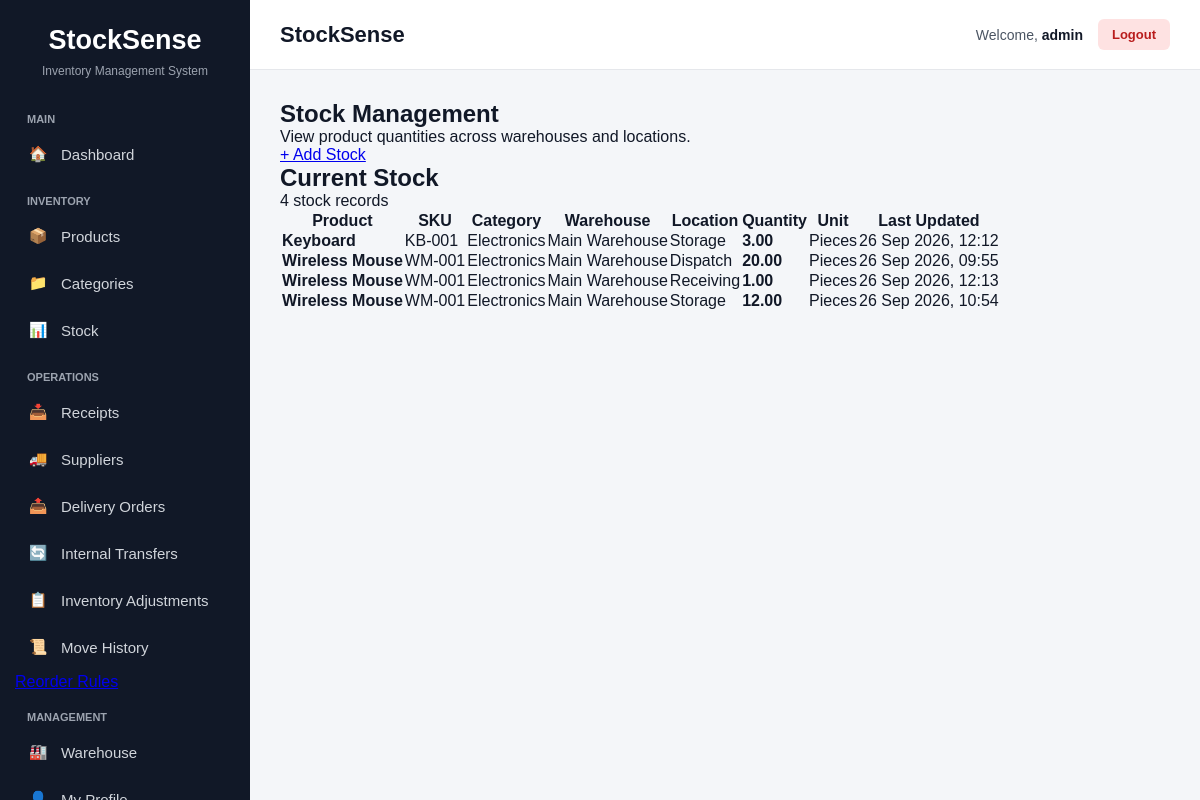
/inventory/stock/ (signed in), run on the app's committed database.
### inventory/models.py (models this page shows, shortened)
class Stock(models.Model):
    product = models.ForeignKey(
        Product,
        on_delete=models.CASCADE,
        related_name='stock_records'
    )
    location = models.ForeignKey(
        'warehouse.Location',
        on_delete=models.CASCADE,
        related_name='stock_records'
    )
    quantity = models.DecimalField(
        max_digits=12,
        decimal_places=2,
        default=0
    )
    updated_at = models.DateTimeField(auto_now=True)
    class Meta:
        constraints = [
            models.UniqueConstraint(
                fields=['product', 'location'],
                name='unique_product_location_stock'
            )
        ]

class Product(models.Model):
    name = models.CharField(max_length=200)
    sku = models.CharField(max_length=100, unique=True)
    category = models.ForeignKey(
        Category,
        on_delete=models.CASCADE,
        related_name='products'
    )
    unit_of_measure = models.CharField(max_length=50)
    created_at = models.DateTimeField(auto_now_add=True)
    updated_at = models.DateTimeField(auto_now=True)

class Category(models.Model):
    name = models.CharField(max_length=100, unique=True)
    description = models.TextField(blank=True)
    created_at = models.DateTimeField(auto_now_add=True)
    updated_at = models.DateTimeField(auto_now=True)

### warehouse/models.py (models this page shows, shortened)
class Location(models.Model):
    warehouse = models.ForeignKey(
        Warehouse,
        on_delete=models.CASCADE,
        related_name='locations'
    )
    name = models.CharField(max_length=150)
    created_at = models.DateTimeField(auto_now_add=True)
    updated_at = models.DateTimeField(auto_now=True)
    class Meta:
        constraints = [
            models.UniqueConstraint(
                fields=['warehouse', 'name'],
                name='unique_location_per_warehouse'
            )
        ]

class Warehouse(models.Model):
    name = models.CharField(max_length=150, unique=True)
    address = models.TextField(blank=True)
    created_at = models.DateTimeField(auto_now_add=True)
    updated_at = models.DateTimeField(auto_now=True)

### inventory/views.py (the view)
# urls.py: path('stock/', views.stock_list, name='stock_list'),
@login_required
def stock_list(request):
    stocks = Stock.objects.select_related(
        'product',
        'product__category',
        'location',
        'location__warehouse'
    ).order_by(
        'product__name',
        'location__warehouse__name',
        'location__name'
    )
    return render(
        request,
        'inventory/stock_list.html',
        {
            'stocks': stocks,
        }
    )

### templates/inventory/stock_list.html (shortened to what this page needs)
{% extends 'base.html' %}
{% block content %}
<div class="page-header">
    <div>
        <h1>Stock Management</h1>
        <p>View product quantities across warehouses and locations.</p>
    </div>
    <div>
        <a href="{% url 'inventory:stock_create' %}"
           class="btn btn-primary">
            + Add Stock
        </a>
    </div>
</div>
<div class="card">
    <div class="card-header">
        <div>
            <h2>Current Stock</h2>
            <p>
                {{ stocks|length }} stock record{{ stocks|length|pluralize }}
            </p>
        </div>
    </div>
    <div class="table-responsive">
        <table class="data-table">
            <thead>
                <tr>
                    <th>Product</th>
                    <th>SKU</th>
                    <th>Category</th>
                    <th>Warehouse</th>
                    <th>Location</th>
                    <th>Quantity</th>
                    <th>Unit</th>
                    <th>Last Updated</th>
                </tr>
            </thead>
            <tbody>
                {% for stock in stocks %}
                <tr>
                    <td>
                        <strong>
                            {{ stock.product.name }}
                        </strong>
                    </td>
                    <td>
                        {{ stock.product.sku }}
                    </td>
                    <td>
                        {{ stock.product.category.name }}
                    </td>
                    <td>
                        {{ stock.location.warehouse.name }}
                    </td>
                    <td>
                        {{ stock.location.name }}
                    </td>
                    <td>
                        <strong>
                            {{ stock.quantity }}
                        </strong>
                    </td>
                    <td>
                        {{ stock.product.unit_of_measure }}
                    </td>
                    <td>
                        {{ stock.updated_at|date:"d M Y, H:i" }}
                    </td>
                </tr>
                {% endfor %}
            </tbody>
        </table>
    </div>
</div>
{% endblock %}

### templates/base.html (shortened to what this page needs)
<!DOCTYPE html>
<html lang="en">
<head>
</head>
<body>
<aside class="sidebar">
    <div class="logo">
        StockSense
    </div>
    <div class="logo-subtitle">
        Inventory Management System
    </div>
    <div class="menu-title">
        Main
    </div>
    <a href="{% url 'dashboard:home' %}"
       class="nav-link">
        <span class="nav-icon">🏠</span>
        Dashboard
    </a>
    <div class="menu-title">
        Inventory
    </div>
    <a href="{% url 'inventory:product_list' %}"
   class="nav-link">
    <span class="nav-icon">📦</span>
    Products
</a>
<a href="{% url 'inventory:category_list' %}"
   class="nav-link">
    <span class="nav-icon">📁</span>
    Categories
</a>
    <a href="{% url 'inventory:stock_list' %}"
   class="nav-link">
    <span class="nav-icon">📊</span>
    Stock
</a>
    <div class="menu-title">
        Operations
    </div>
    <a href="{% url 'operations:receipt_list' %}"
   class="nav-link">
    <span class="nav-icon">📥</span>
    Receipts
    </a>
    <a href="{% url 'operations:supplier_list' %}"
   class="nav-link">
    <span class="nav-icon">🚚</span>
    Suppliers
    </a>
    <a href="{% url 'operations:delivery_list' %}"
   class="nav-link">
    <span class="nav-icon">📤</span>
    Delivery Orders
    </a>
    <a href="{% url 'operations:transfer_list' %}"
   class="nav-link">
    <span class="nav-icon">🔄</span>
    Internal Transfers
    </a>
    <a href="{% url 'operations:adjustment_list' %}"
   class="nav-link">
    <span class="nav-icon">📋</span>
    Inventory Adjustments
    </a>
    <a href="{% url 'operations:ledger_list' %}"
   class="nav-link">
    <span class="nav-icon">📜</span>
    Move History
    </a>
    <a href="{% url 'operations:reorder_rule_list' %}">
    </a>
    <div class="menu-title">
        Management
    </div>
    <a href="{% url 'warehouse:warehouse_list' %}"
   class="nav-link">
    <span class="nav-icon">🏭</span>
    Warehouse
     </a>
    <a href="#"
       class="nav-link">
        <span class="nav-icon">👤</span>
    </a>
</aside>
<main class="main-content">
    <header class="topbar">
        <div class="page-title">
            {% block page_title %}
            StockSense
            {% endblock %}
        </div>
        <div class="user-section">
            <span>
                Welcome,
                <span class="user-name">
                    {{ request.user.username }}
                </span>
            </span>
            <a href="{% url 'accounts:logout' %}"
               class="logout-button">
                Logout
            </a>
        </div>
    </header>
    <section class="content">
        {% block content %}
        {% endblock %}
    </section>
</main>
</body>
</html>

### templates/base.html (style rules this page uses)
* { box-sizing: border-box; margin: 0; padding: 0; }
body { font-family: Arial, Helvetica, sans-serif; background: #f4f6f9; color: #111827; }
.sidebar { position: fixed; left: 0; top: 0; width: 250px; height: 100vh; background: #111827; color: white; padding: 25px 15px; overflow-y: auto; }
.logo { text-align: center; font-size: 27px; font-weight: bold; margin-bottom: 8px; }
.logo-subtitle { text-align: center; color: #9ca3af; font-size: 12px; margin-bottom: 35px; }
.menu-title { color: #9ca3af; font-size: 11px; font-weight: bold; text-transform: uppercase; padding: 0 12px; margin-top: 20px; margin-bottom: 8px; }
.nav-link { display: flex; align-items: center; gap: 12px; padding: 12px; margin-bottom: 5px; border-radius: 7px; color: #d1d5db; text-decoration: none; font-size: 15px; transition: 0.2s; }
.nav-icon { width: 22px; text-align: center; }
.main-content { margin-left: 250px; min-height: 100vh; }
.topbar { height: 70px; background: white; border-bottom: 1px solid #e5e7eb; display: flex; align-items: center; justify-content: space-between; padding: 0 30px; }
.page-title { font-size: 22px; font-weight: bold; color: #111827; }
.user-section { display: flex; align-items: center; gap: 15px; font-size: 14px; color: #4b5563; }
.user-name { font-weight: bold; color: #111827; }
.logout-button { padding: 8px 14px; border-radius: 6px; background: #fee2e2; color: #b91c1c; text-decoration: none; font-size: 13px; font-weight: bold; }
.content { padding: 30px; }

### data on the page
Stock: product.name "Keyboard", product.sku "KB-001", product.category.name "Electronics", location.warehouse.name "Main Warehouse", location.name "Storage", quantity "3.00", product.unit_of_measure "Pieces", updated_at "26 Sep 2026, 12:12"
Stock: product.name "Wireless Mouse", product.sku "WM-001", product.category.name "Electronics", location.warehouse.name "Main Warehouse", location.name "Dispatch", quantity "20.00", product.unit_of_measure "Pieces", updated_at "26 Sep 2026, 09:55"
Stock: product.name "Wireless Mouse", product.sku "WM-001", product.category.name "Electronics", location.warehouse.name "Main Warehouse", location.name "Receiving", quantity "1.00", product.unit_of_measure "Pieces", updated_at "26 Sep 2026, 12:13"
Stock: product.name "Wireless Mouse", product.sku "WM-001", product.category.name "Electronics", location.warehouse.name "Main Warehouse", location.name "Storage", quantity "12.00", product.unit_of_measure "Pieces", updated_at "26 Sep 2026, 10:54"

### other printed values
{{ request.user.username }} "admin"
{{ stocks|length }} "4"
